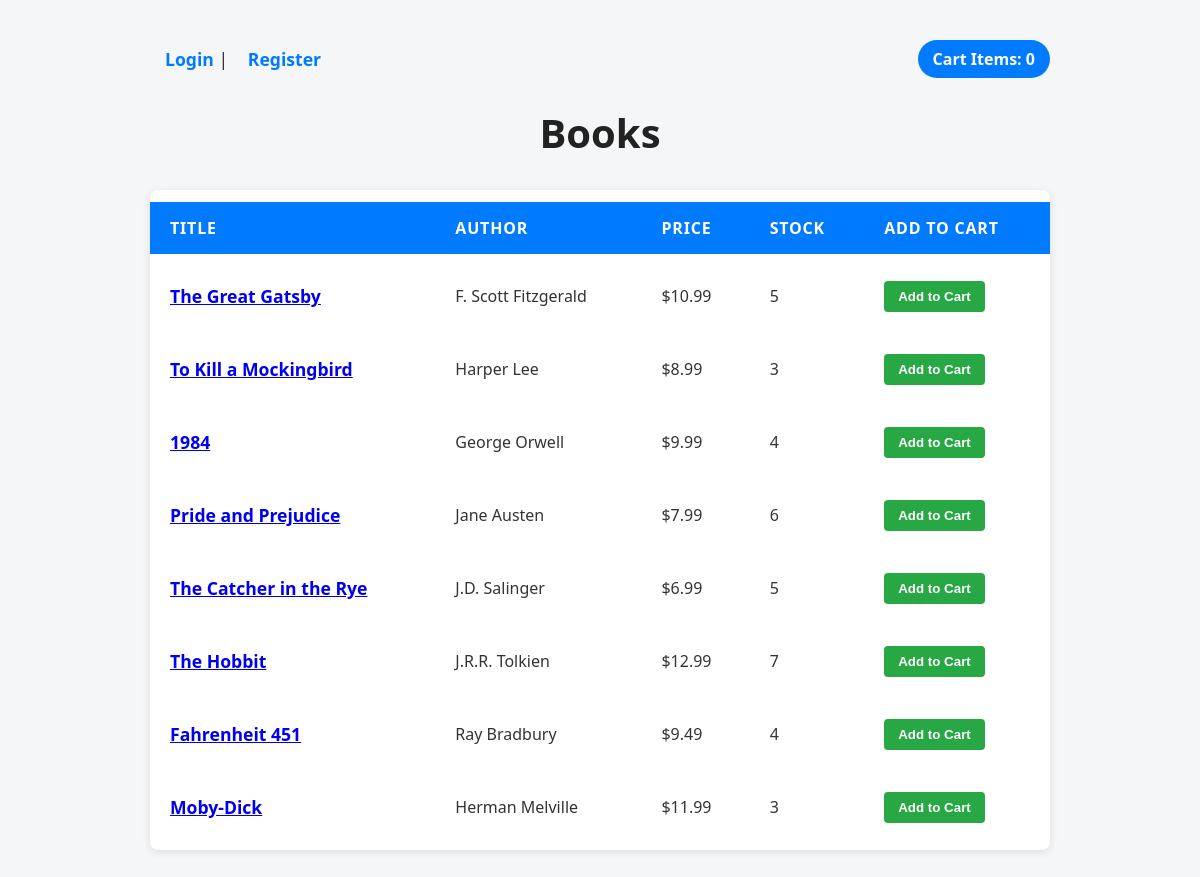
The page / on the database its author committed.
### bookstore_app/models.py (models this page shows, shortened)
class Book(models.Model):
    title = models.CharField(max_length=200)
    author = models.CharField(max_length=100)
    description = models.TextField(blank=True)
    price = models.DecimalField(max_digits=6, decimal_places=2)
    stock = models.PositiveIntegerField(default=0)
    created_at = models.DateTimeField(auto_now_add=True)
    updated_at = models.DateTimeField(auto_now=True)

### bookstore_app/views.py (the view)
# urls.py: path('', BookListView.as_view(), name='book_list'),
class BookListView(View):
    def get(self, request):
        books = Book.objects.all()
        cart = request.session.get('cart', {})
        cart_item_count = sum(cart.values())
        return render(request, 'book_list.html', {'books': books, 'cart_item_count': cart_item_count})

### bookstore_app/templates/book_list.html (shortened to what this page needs)
<!DOCTYPE html>
<html>
<head>
</head>
<body>
    <div class="header">
        <div class="welcome">
            {% if user.is_authenticated %}
                Welcome, {{ user.username }}!
                <a href="{% url 'bookstore_app:logout' %}">Logout</a>
                <a href="{% url 'bookstore_app:cart' %}">Cart</a>
                {% if user.is_staff %}
                    <a href="{% url 'bookstore_app:admin_book_list' %}">Admin Panel</a>
                {% endif %}
            {% else %}
                <a href="{% url 'bookstore_app:login' %}">Login</a> |
                <a href="{% url 'bookstore_app:register' %}">Register</a>
            {% endif %}
        </div>
        <a href="{% url 'bookstore_app:cart' %}" class="cart-info">
            Cart Items: {{ cart_item_count|default:"0" }}
        </a>
    </div>
    <h1>Books</h1>
    <table>
        <thead>
            <tr>
                <th>Title</th>
                <th>Author</th>
                <th>Price</th>
                <th>Stock</th>
                <th>Add to Cart</th>
            </tr>
        </thead>
        <tbody>
            {% for book in books %}
            <tr>
                <td><a href="{% url 'bookstore_app:book_detail' book.pk %}">{{ book.title }}</a></td>
                <td>{{ book.author }}</td>
                <td>${{ book.price }}</td>
                <td>{{ book.stock }}</td>
                <td>
                    <form action="{% url 'bookstore_app:add_to_cart' book.pk %}" method="post">
                        <button type="submit">Add to Cart</button>
                    </form>
                </td>
            </tr>
            {% empty %}
            <tr>
                <td colspan="5">No books available.</td>
            </tr>
            {% endfor %}
        </tbody>
    </table>
</body>
</html>

### bookstore_app/templates/book_list.html (style rules this page uses)
body { font-family: 'Segoe UI', Tahoma, Geneva, Verdana, sans-serif; background-color: #f4f6f8; margin: 40px auto; max-width: 900px; color: #333; }
h1 { text-align: center; color: #222; margin-bottom: 30px; font-weight: 700; font-size: 2.5em; }
.header { display: flex; justify-content: space-between; align-items: center; margin-bottom: 20px; }
.header .welcome { font-size: 1.1em; }
.header .cart-info { font-weight: 600; font-size: 1em; background-color: #007BFF; color: white; padding: 8px 15px; border-radius: 20px; cursor: pointer; text-decoration: none; }
.header a { color: #007BFF; text-decoration: none; margin-left: 15px; font-weight: 600; }
table { width: 100%; border-collapse: separate; border-spacing: 0 12px; box-shadow: 0 2px 8px rgba(0,0,0,0.1); background-color: white; border-radius: 8px; overflow: hidden; }
th, td { padding: 15px 20px; text-align: left; }
th { background-color: #007BFF; color: white; font-weight: 600; text-transform: uppercase; letter-spacing: 0.05em; }
tbody tr { transition: background-color 0.3s ease; }
tbody tr td:first-child { font-weight: 600; font-size: 1.1em; }
form { margin: 0; }
button { background-color: #28a745; border: none; color: white; padding: 8px 14px; border-radius: 4px; cursor: pointer; font-weight: 600; transition: background-color 0.3s ease; }

### rows shown on the page
Book: title "The Great Gatsby", author "F. Scott Fitzgerald", price "10.99", stock "5"
Book: title "To Kill a Mockingbird", author "Harper Lee", price "8.99", stock "3"
Book: title "1984", author "George Orwell", price "9.99", stock "4"
Book: title "Pride and Prejudice", author "Jane Austen", price "7.99", stock "6"
Book: title "The Catcher in the Rye", author "J.D. Salinger", price "6.99", stock "5"
Book: title "The Hobbit", author "J.R.R. Tolkien", price "12.99", stock "7"
Book: title "Fahrenheit 451", author "Ray Bradbury", price "9.49", stock "4"
Book: title "Moby-Dick", author "Herman Melville", price "11.99", stock "3"

### other values the page prints
{{ cart_item_count|default:"0" }} "0"
